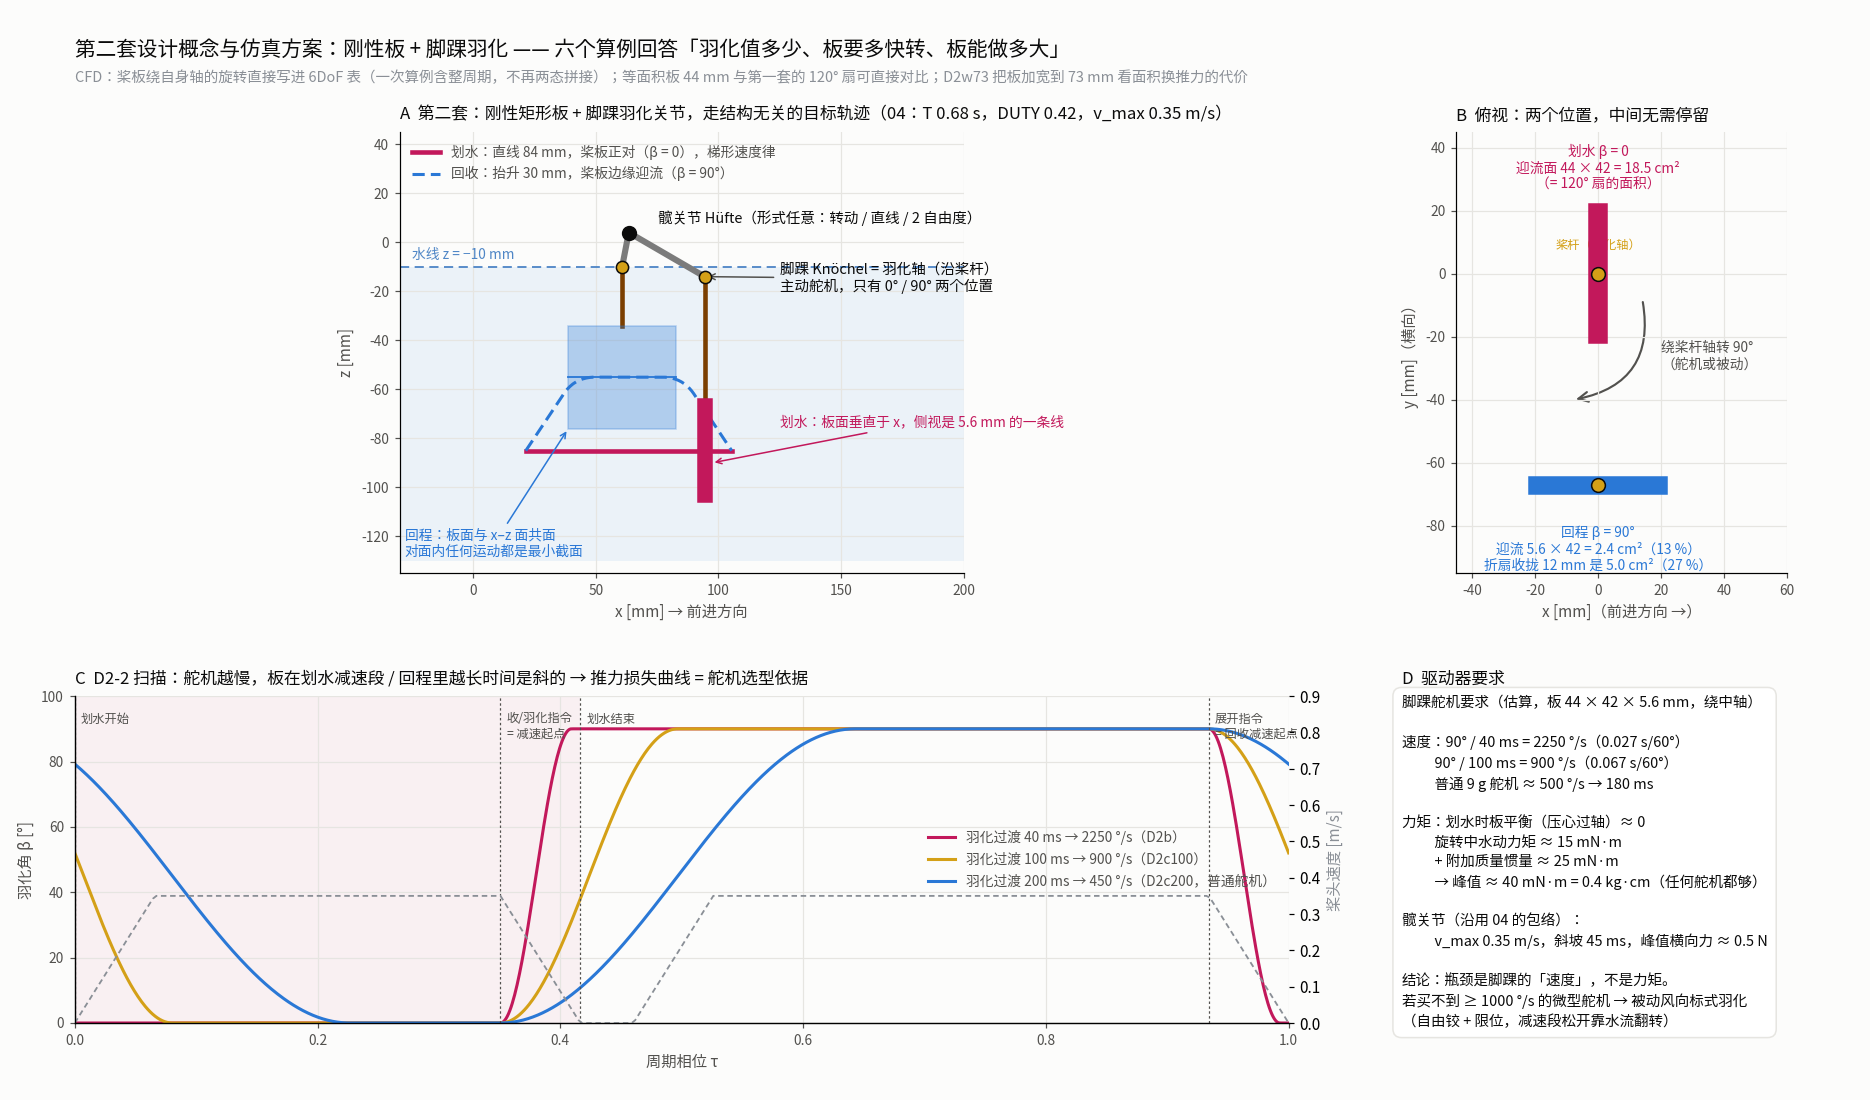

Python code for this plot:
#!/usr/bin/env python3
"""第二套设计（刚性板 + 脚踝羽化关节）概念草图 + 仿真方案示意 → fig_D2_concept.png"""
import os, json, numpy as np
import matplotlib; matplotlib.use("Agg"); import matplotlib.pyplot as plt
from matplotlib import font_manager
from matplotlib.patches import Rectangle, FancyArrowPatch, Circle
for f in [f for f in font_manager.findSystemFonts() if "NotoSansCJK" in f and "Regular" in f]:
    try: font_manager.fontManager.addfont(f); plt.rcParams["font.family"] = font_manager.FontProperties(fname=f).get_name(); break
    except Exception: pass
plt.rcParams["axes.unicode_minus"] = False
HERE = os.path.dirname(os.path.abspath(__file__))
INK, INK2, MUTED, SURF, GRID = "#0b0b0b", "#52514e", "#8a8f96", "#fcfcfb", "#e6e5e1"; RED, BLUE, GOLD, GREEN = "#c2185b", "#2a78d6", "#d4a017", "#16a085"
D = np.genfromtxt(os.path.join(HERE, "optimal_trajectory.csv"), delimiter=",", names=True, dtype=None, encoding="utf-8"); EV = json.load(open(os.path.join(HERE, "optimal_trajectory_events.json")))
T = EV["T"]; tau = D["tau"]; X = D["x_abs_m"] * 1e3; Z = D["z_abs_m"] * 1e3; ph = D["phase"]
def style(ax):
    ax.set_facecolor(SURF); ax.grid(color=GRID, lw=0.8, zorder=0)
    for s in ("top", "right"): ax.spines[s].set_visible(False)
    ax.tick_params(colors=INK2, labelsize=9)
fig = plt.figure(figsize=(17, 10), facecolor=SURF); gs = fig.add_gridspec(2, 3, width_ratios=[1.5, 1, 1], height_ratios=[1.35, 1], left=0.04, right=0.985, top=0.88, bottom=0.07, wspace=0.22, hspace=0.32)
# ---------- A 侧视：轨迹 + 腿 + 板的两种状态
ax = fig.add_subplot(gs[0, :2]); style(ax); ax.set_aspect("equal")
ax.axhspan(-130, -10, color="#dbe9f6", alpha=0.5, lw=0); ax.axhline(-10, color="#4f86c6", lw=1.2, ls=(0, (5, 3))); ax.text(-25, -7, "水线 z = −10 mm", color="#4f86c6", fontsize=9)
pw = ph == "power"; ax.plot(X[pw], Z[pw], color=RED, lw=3, zorder=3, label="划水：直线 84 mm，桨板正对（β = 0），梯形速度律")
ax.plot(X[~pw], Z[~pw], color=BLUE, lw=2, ls=(0, (4, 2)), zorder=3, label="回收：抬升 30 mm，桨板边缘迎流（β = 90°）")
HIP = np.array([63.4, 4.0]); ax.plot(*HIP, "o", color=INK, ms=9, zorder=6); ax.text(HIP[0] + 12, HIP[1] + 4, "髋关节 Hüfte（形式任意：转动 / 直线 / 2 自由度）", fontsize=9.5, color=INK, ha="left")
for k, colr in ((int(0.08 * len(D)), RED), (int(0.72 * len(D)), BLUE)):
    P = np.array([X[k], Z[k]]); Et = P + np.array([0, 71 if colr == RED else 45]); tip = P - np.array([0, 21])
    ax.plot([HIP[0], Et[0]], [HIP[1], Et[1]], color="#7b7b7b", lw=4, solid_capstyle="round", zorder=4)
    ax.plot(*Et, "o", color=GOLD, ms=8, mec=INK, zorder=7)
    ax.plot([Et[0], Et[0]], [Et[1], tip[1] + 42], color="#7b3f00", lw=3, zorder=5)
    if colr == RED: ax.add_patch(Rectangle((Et[0] - 2.8, tip[1]), 5.6, 42, color=RED, zorder=6))
    else: ax.add_patch(Rectangle((Et[0] - 22, tip[1]), 44, 42, color=BLUE, alpha=0.3, zorder=6)); ax.plot([Et[0] - 22, Et[0] + 22], [tip[1] + 21] * 2, color=BLUE, lw=1.2, zorder=7)
kR, kB = int(0.08 * len(D)), int(0.72 * len(D))
ax.annotate("脚踝 Knöchel = 羽化轴（沿桨杆）\n主动舵机，只有 0° / 90° 两个位置", (X[kR], Z[kR] + 71), xytext=(125, -20), fontsize=9.5, color=INK, arrowprops=dict(arrowstyle="->", color=INK2))
ax.annotate("划水：板面垂直于 x，侧视是 5.6 mm 的一条线", (X[kR] + 2.8, Z[kR] - 5), xytext=(125, -75), fontsize=9, color=RED, arrowprops=dict(arrowstyle="->", color=RED))
ax.annotate("回程：板面与 x–z 面共面\n对面内任何运动都是最小截面", (X[kB] - 22, Z[kB] - 21), xytext=(-28, -128), fontsize=9, color=BLUE, arrowprops=dict(arrowstyle="->", color=BLUE))
ax.set_xlim(-30, 200); ax.set_ylim(-135, 45); ax.set_xlabel("x [mm] → 前进方向", color=INK2); ax.set_ylabel("z [mm]", color=INK2)
ax.legend(frameon=False, fontsize=9, loc="upper left", labelcolor=INK2); ax.set_title("A  第二套：刚性矩形板 + 脚踝羽化关节，走结构无关的目标轨迹（04：T 0.68 s，DUTY 0.42，v_max 0.35 m/s）", loc="left", fontsize=11, color=INK, pad=8)
# ---------- B 俯视：两种状态
ax = fig.add_subplot(gs[0, 2]); style(ax); ax.set_aspect("equal")
ax.add_patch(Rectangle((-2.8, -22), 5.6, 44, color=RED, zorder=4)); ax.text(0, 27, "划水 β = 0\n迎流面 44 × 42 = 18.5 cm²\n（= 120° 扇的面积）", ha="center", fontsize=9, color=RED)
ax.add_patch(Rectangle((-22, -70), 44, 5.6, color=BLUE, zorder=4)); ax.text(0, -80, "回程 β = 90°\n迎流 5.6 × 42 = 2.4 cm²（13 %）\n折扇收拢 12 mm 是 5.0 cm²（27 %）", ha="center", va="top", fontsize=9, color=BLUE)
ax.plot(0, 0, "o", color=GOLD, ms=9, mec=INK, zorder=6); ax.plot(0, -67, "o", color=GOLD, ms=9, mec=INK, zorder=6)
ax.add_patch(FancyArrowPatch((14, -8), (-8, -40), connectionstyle="arc3,rad=-0.5", arrowstyle="->", mutation_scale=16, color=INK2, lw=1.4)); ax.text(20, -30, "绕桨杆轴转 90°\n（舵机或被动）", fontsize=9, color=INK2)
ax.set_xlim(-45, 60); ax.set_ylim(-95, 45); ax.set_xlabel("x [mm]（前进方向 →）", color=INK2); ax.set_ylabel("y [mm]（横向）", color=INK2); ax.set_title("B  俯视：两个位置，中间无需停留", loc="left", fontsize=11, color=INK, pad=8)
ax.text(0, 8, "桨杆（羽化轴）", ha="center", fontsize=8, color=GOLD)
# ---------- C β(t) 与舵机速度
ax = fig.add_subplot(gs[1, :2]); style(ax)
tt = np.linspace(0, 1, 1000); fc, fo = EV["events_tau"]["close_cmd"], EV["events_tau"]["open_cmd"] - 1
def beta(tau_, tf):
    tfr = tf / T; dc = (tau_ - fc) % 1; do = (tau_ - fo) % 1; L = (fc - fo) % 1
    r = lambda x: 0.5 - 0.5 * np.cos(np.pi * np.clip(x, 0, 1))
    return np.where(do < L, 90 * (1 - r(do / tfr)), 90 * r(dc / tfr))
ax.axvspan(0, EV["DUTY"], color=RED, alpha=0.05, lw=0)
for tf, col, lab in ((0.04, RED, "40 ms → 2250 °/s（D2b）"), (0.10, GOLD, "100 ms → 900 °/s（D2c100）"), (0.20, BLUE, "200 ms → 450 °/s（D2c200，普通舵机）")):
    ax.plot(tt, beta(tt, tf), color=col, lw=2, label=f"羽化过渡 {lab}")
v = D["v_m_s"]; ax2 = ax.twinx(); ax2.plot(tau, v, color=MUTED, lw=1.2, ls=(0, (3, 2))); ax2.set_ylabel("桨头速度 [m/s]", color=MUTED); ax2.set_ylim(0, 0.9)
for s_ in ("top", "right"): ax2.spines[s_].set_visible(False)
for te, nm in ((0, "划水开始"), (fc, "收/羽化指令\n= 减速起点"), (EV["DUTY"], "划水结束"), (fo + 1, "展开指令\n= 回收减速起点")):
    ax.axvline(te, color=INK2, lw=0.8, ls=(0, (2, 2))); ax.text(te + 0.005, 95, nm, fontsize=8, color=INK2, va="top")
ax.set_xlim(0, 1); ax.set_ylim(0, 100); ax.set_xlabel("周期相位 τ", color=INK2); ax.set_ylabel("羽化角 β [°]", color=INK2); ax.legend(frameon=False, fontsize=9, loc="center right", labelcolor=INK2)
ax.set_title("C  D2‑2 扫描：舵机越慢，板在划水减速段 / 回程里越长时间是斜的 → 推力损失曲线 = 舵机选型依据", loc="left", fontsize=11, color=INK, pad=8)
# ---------- D 舵机要求估算
ax = fig.add_subplot(gs[1, 2]); ax.axis("off")
txt = ("脚踝舵机要求（估算，板 44 × 42 × 5.6 mm，绕中轴）\n\n"
       "速度：90° / 40 ms = 2250 °/s（0.027 s/60°）\n          90° / 100 ms = 900 °/s（0.067 s/60°）\n          普通 9 g 舵机 ≈ 500 °/s → 180 ms\n\n"
       "力矩：划水时板平衡（压心过轴）≈ 0\n          旋转中水动力矩 ≈ 15 mN·m\n          + 附加质量惯量 ≈ 25 mN·m\n          → 峰值 ≈ 40 mN·m = 0.4 kg·cm（任何舵机都够）\n\n"
       "髋关节（沿用 04 的包络）：\n          v_max 0.35 m/s，斜坡 45 ms，峰值横向力 ≈ 0.5 N\n\n"
       "结论：瓶颈是脚踝的「速度」，不是力矩。\n若买不到 ≥ 1000 °/s 的微型舵机 → 被动风向标式羽化\n（自由铰 + 限位，减速段松开靠水流翻转）")
ax.text(0.0, 1.0, txt, va="top", ha="left", fontsize=9.5, color=INK, family=plt.rcParams["font.family"], linespacing=1.45, bbox=dict(fc="white", ec=GRID, boxstyle="round,pad=0.6"))
ax.set_title("D  驱动器要求", loc="left", fontsize=11, color=INK, pad=8)
fig.suptitle("第二套设计概念与仿真方案：刚性板 + 脚踝羽化 —— 六个算例回答「羽化值多少、板要多快转、板能做多大」", fontsize=13.5, x=0.04, ha="left", y=0.965, color=INK)
fig.text(0.04, 0.925, "CFD：桨板绕自身轴的旋转直接写进 6DoF 表（一次算例含整周期，不再两态拼接）；等面积板 44 mm 与第一套的 120° 扇可直接对比；D2w73 把板加宽到 73 mm 看面积换推力的代价", fontsize=9.5, color=MUTED)
fn = os.path.join(HERE, "fig_D2_concept.png"); plt.savefig(fn, dpi=110); print("→", fn)
